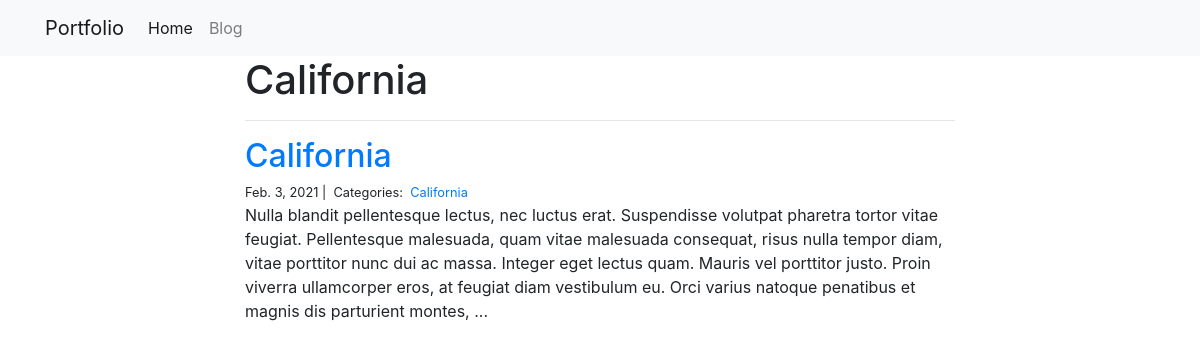
The page /blog/California/ on the database its author committed.
### blog/models.py (models this page shows)
class Post(models.Model):
    title = models.CharField(max_length=255)
    body = models.TextField()
    created_on = models.DateTimeField(auto_now_add=True)
    last_modified = models.DateTimeField(auto_now=True)
    categories = models.ManyToManyField('Category', related_name='posts')

class Category(models.Model):
    name = models.CharField(max_length=20)

### blog/views.py (the view)
# urls.py: path("<category>/", views.blog_category, name="blog_category"),
def blog_category(request, category):
    posts = Post.objects.filter(categories__name__contains=category).order_by('-created_on')
    context = {"category": category,"posts": posts}
    return render(request, "blog_category.html", context)

### blog/templates/blog_category.html
{% extends "base.html" %}
{% block page_content %}
<div class="col-md-8 offset-md-2">
    <h1>{{ category | title }}</h1>
    <hr>
    {% for post in posts %}
        <h2><a href="{% url 'blog_detail' post.pk%}">{{ post.title }}</a></h2>
        <small>
            {{ post.created_on.date }} |&nbsp;
            Categories:&nbsp;
            {% for category in post.categories.all %}
            <a href="{% url 'blog_category' category.name %}">
                {{ category.name }}
            </a>&nbsp;
            {% endfor %}
        </small>
        <p>{{ post.body | slice:":400" }}...</p>
    {% endfor %}
</div>
{% endblock %}

### rows shown on the page
Post: title "California", created_on "Feb. 3, 2021", body "Nulla blandit pellentesque lectus, nec luctus erat. Suspendisse volutpat pharetra tortor vitae feugiat. Pellentesque malesuada, quam vitae malesuada consequat, risus nulla tempor diam, vitae porttitor nunc dui ac massa. Integer eget lectus quam. Mauris vel porttitor justo. Proin viverra ullamcorper eros, at feugiat diam vestibulum eu. Orci varius natoque penatibus et magnis dis parturient montes,"
Category: name "California"

### other values the page prints
{{ category | title }} "California"
